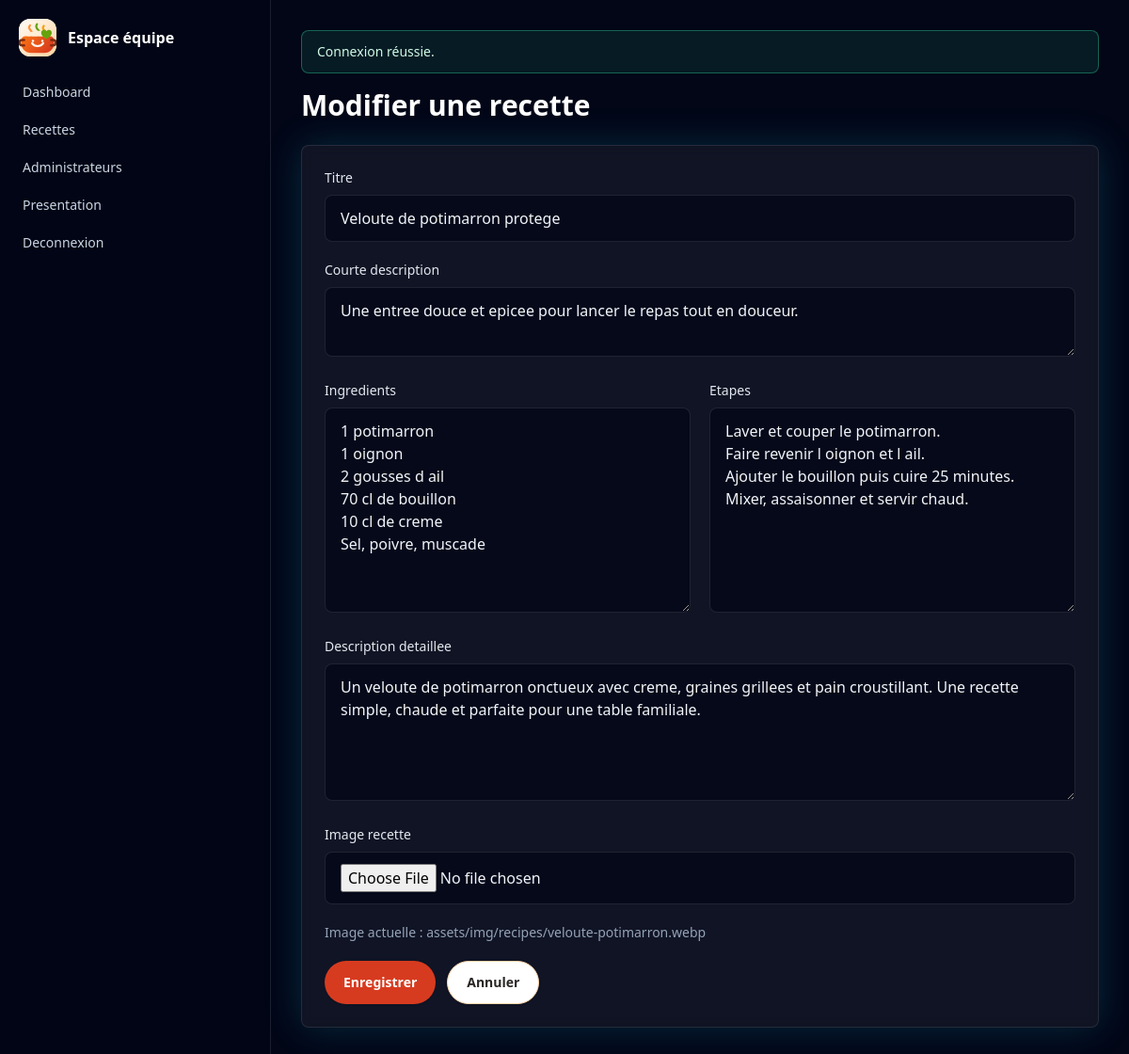
The page /admin/recipes/edit.php?id=1 (signed in) on the database as committed earlier.
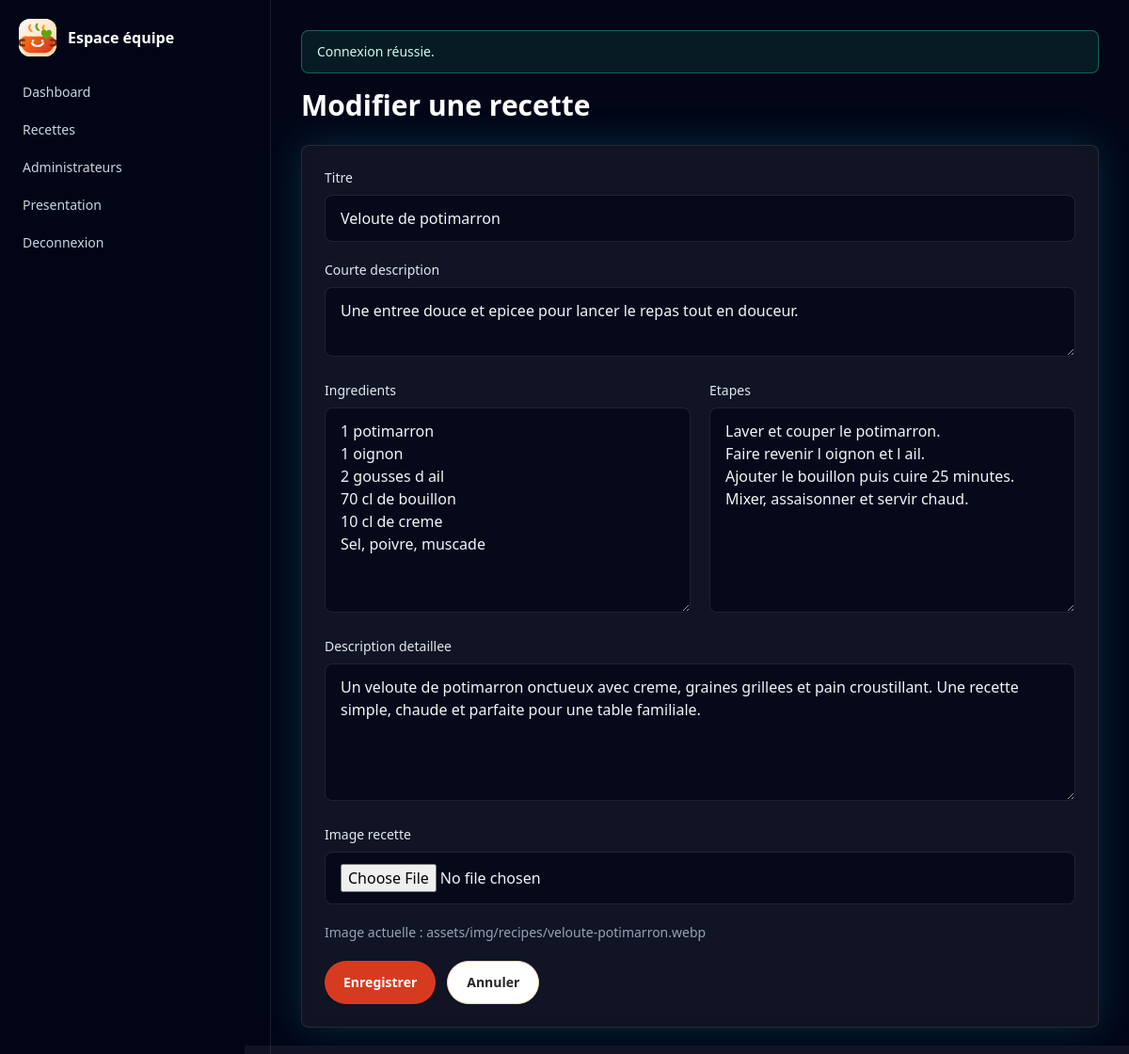
The same page on the database as committed later.
### tables this page shows
CREATE TABLE IF NOT EXISTS recipes (
  id INT AUTO_INCREMENT PRIMARY KEY,
  title VARCHAR(150) NOT NULL,
  slug VARCHAR(180) NOT NULL UNIQUE,
  short_description VARCHAR(300) NOT NULL,
  description TEXT NOT NULL,
  ingredients TEXT NOT NULL,
  preparation_steps TEXT NOT NULL,
  image_path VARCHAR(255) NULL,
  created_at DATETIME NOT NULL DEFAULT CURRENT_TIMESTAMP,
  updated_at DATETIME NOT NULL DEFAULT CURRENT_TIMESTAMP ON UPDATE CURRENT_TIMESTAMP,
  INDEX idx_recipes_slug (slug)
);

### public/admin/recipes/edit.php (called while the page is built)
<?php require __DIR__ . '/../../../admin/recipes/edit.php';

### app/config/database.php (called while the page is built, shortened)
<?php
function db(): PDO
{
    $host = env_value('DB_HOST', '127.0.0.1');
    $port = env_value('DB_PORT', '3306');
    $name = env_value('DB_NAME', 'secure_recipes_greta92');
    $user = env_value('DB_USER', 'root');
    $password = env_value('DB_PASSWORD', '');
    $dsn = "mysql:host={$host};port={$port};dbname={$name};charset=utf8mb4";
    $pdo = new PDO($dsn, (string) $user, (string) $password, [
        PDO::ATTR_ERRMODE => PDO::ERRMODE_EXCEPTION,
        PDO::ATTR_DEFAULT_FETCH_MODE => PDO::FETCH_ASSOC,
        PDO::ATTR_EMULATE_PREPARES => false,
    ]);
    return $pdo;
}

### app/repositories/RecipeRepository.php (called while the page is built, shortened)
<?php
final class RecipeRepository
{
    public function find(int $id): ?array
    {
        $stmt = $this->pdo->prepare('SELECT * FROM recipes WHERE id = :id LIMIT 1');
        $stmt->execute(['id' => $id]);
        $recipe = $stmt->fetch();
        return $recipe ?: null;
    }
}

### admin/recipes/form.php (the view, shortened to what this page needs)
<?php
$values = [
    'title' => $_POST['title'] ?? ($recipe['title'] ?? ''),
    'short_description' => $_POST['short_description'] ?? ($recipe['short_description'] ?? ''),
    'description' => $_POST['description'] ?? ($recipe['description'] ?? ''),
    'ingredients' => $_POST['ingredients'] ?? ($recipe['ingredients'] ?? ''),
    'preparation_steps' => $_POST['preparation_steps'] ?? ($recipe['preparation_steps'] ?? ''),
];
?>
<div>
    <label class="label" for="title">Titre</label>
    <input class="field" id="title" name="title" value="<?= e($values['title']) ?>" maxlength="150" required>
</div>
<div>
    <label class="label" for="short_description">Courte description</label>
    <textarea class="field" id="short_description" name="short_description" rows="2" maxlength="300" required><?= e($values['short_description']) ?></textarea>
</div>
<div class="grid gap-5 lg:grid-cols-2">
    <div>
        <label class="label" for="ingredients">Ingredients</label>
        <textarea class="field" id="ingredients" name="ingredients" rows="8" required><?= e($values['ingredients']) ?></textarea>
    </div>
    <div>
        <label class="label" for="preparation_steps">Etapes</label>
        <textarea class="field" id="preparation_steps" name="preparation_steps" rows="8" required><?= e($values['preparation_steps']) ?></textarea>
    </div>
</div>
<div>
    <label class="label" for="description">Description detaillee</label>
    <textarea class="field" id="description" name="description" rows="5" required><?= e($values['description']) ?></textarea>
</div>
<div>
    <label class="label" for="image">Image recette</label>
    <input class="field" id="image" name="image" type="file" accept=".jpg,.jpeg,.png,.webp,image/jpeg,image/png,image/webp">
</div>

### admin/recipes/edit.php (shortened to what this page needs)
<?php
require_once BASE_PATH . '/app/config/database.php';
require_once BASE_PATH . '/app/repositories/RecipeRepository.php';
$repo = new RecipeRepository(db());
$recipe = $repo->find((int) ($_GET['id'] ?? $_POST['id'] ?? 0));
?>
<h1 class="mb-6 text-3xl font-bold text-white">Modifier une recette</h1>
<form class="panel-card grid gap-5 p-6" method="post" enctype="multipart/form-data" action="/admin/recipes/edit.php?id=<?= e($recipe['id']) ?>" novalidate>
    <?php require __DIR__ . '/form.php'; ?>
    <?php if ($recipe['image_path']): ?>
        <p class="text-sm text-slate-400">Image actuelle : <?= e($recipe['image_path']) ?></p>
    <?php endif; ?>
    <div class="flex gap-3">
        <button class="btn-primary" type="submit">Enregistrer</button>
        <a class="btn-secondary" href="/admin/recipes/index.php">Annuler</a>
    </div>
</form>

Rows that differ between the two databases and show on the page:
changed recipes "assets/img/recipes/veloute-potimarron.webp": title "Veloute de potimarron protege" → "Veloute de potimarron"
